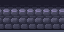

Below is a game level as drawn by its tile map, then a one-line description and the .tmx file that defines it, in full:
An orthogonal 4x2 tile map with 16x16 px tiles, 2 tile layers (floor, walls).

<map version="1.10" tiledversion="1.11.2" orientation="orthogonal" renderorder="right-down" width="4" height="2" tilewidth="16" tileheight="16" infinite="0" nextlayerid="3" nextobjectid="1">
 <tileset firstgid="1" source="../../walls_floor.tsx" />
 <layer id="2" name="floor" width="4" height="2">
  <data encoding="csv">
0,0,0,0,
80,80,80,80
</data>
 </layer>
 <layer id="1" name="walls" width="4" height="2">
  <data encoding="csv">
28,28,28,28,
54,54,54,54
</data>
 </layer>
</map>
